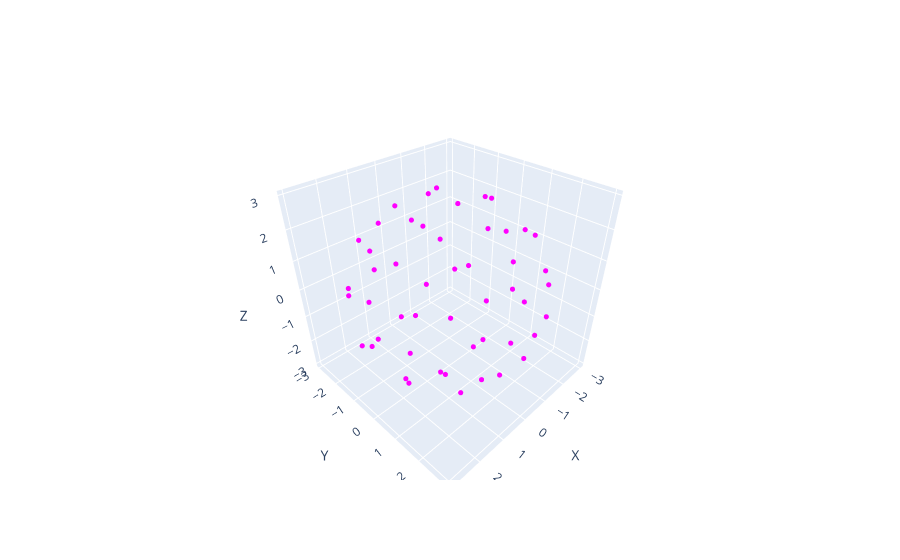

Write notebook code for a chart like this one.
### Code cell
# Create a 3D figure with Plotly
fig = go.Figure()
fig.update_layout(scene=dict(xaxis_title='X', yaxis_title='Y', zaxis_title='Z'))

# Add points to the figure
fig.add_trace(go.Scatter3d(x=points[:, 0], y=points[:, 1], z=points[:, 2], mode='markers',
                           marker=dict(color='magenta', size=3), showlegend=False))

fig.show()

### Figure 1 — Plotly figure (JSON) as saved in the notebook; plotly's stock layout.template omitted (floating-point values rounded to 4 significant figures)
{"data": [{"marker": {"color": "magenta", "size": 3}, "mode": "markers", "showlegend": false, "type": "scatter3d", "x": [0.2163, -0.9179, 1.256, -0.7948, -0.334, 1.513, -2.006, 1.414, 0.04657, -1.625, 2.438, -1.972, 0.3996, 1.476, -2.643, 2.436, -0.9128, -1.146, 2.649, -2.774, 1.427, 0.6976, -2.477, 2.961, -1.885, -0.1858, 2.156, -2.984, 2.241, -0.333, -1.721, 2.839, -2.453, 0.8018, 1.216, -2.533, 2.487, -1.161, -0.6939, 2.082, -2.311, 1.343, 0.221, -1.509, 1.877, -1.248, 0.1097, 0.8119, -1.011, 0.4986], "y": [-0.5564, 0.4529, 0.3655, -1.308, 1.684, -1.111, -0.2179, 1.609, -2.253, 1.702, -0.1633, -1.577, 2.567, -2.218, 0.6523, 1.33, -2.67, 2.622, -1.173, -0.9334, 2.583, -2.887, 1.666, 0.4461, -2.333, 2.994, -2.079, 0.07624, 1.95, -2.932, 2.367, -0.5773, -1.474, 2.705, -2.494, 0.999, 0.9532, -2.324, 2.428, -1.279, -0.4465, 1.81, -2.131, 1.339, 0.02964, -1.18, 1.527, -1.025, 0.1623, 0.3283], "z": [2.94, 2.82, 2.7, 2.58, 2.46, 2.34, 2.22, 2.1, 1.98, 1.86, 1.74, 1.62, 1.5, 1.38, 1.26, 1.14, 1.02, 0.9, 0.78, 0.66, 0.54, 0.42, 0.3, 0.18, 0.06, -0.06, -0.18, -0.3, -0.42, -0.54, -0.66, -0.78, -0.9, -1.02, -1.14, -1.26, -1.38, -1.5, -1.62, -1.74, -1.86, -1.98, -2.1, -2.22, -2.34, -2.46, -2.58, -2.7, -2.82, -2.94]}], "layout": {"scene": {"xaxis": {"title": {"text": "X"}}, "yaxis": {"title": {"text": "Y"}}, "zaxis": {"title": {"text": "Z"}}}}}
